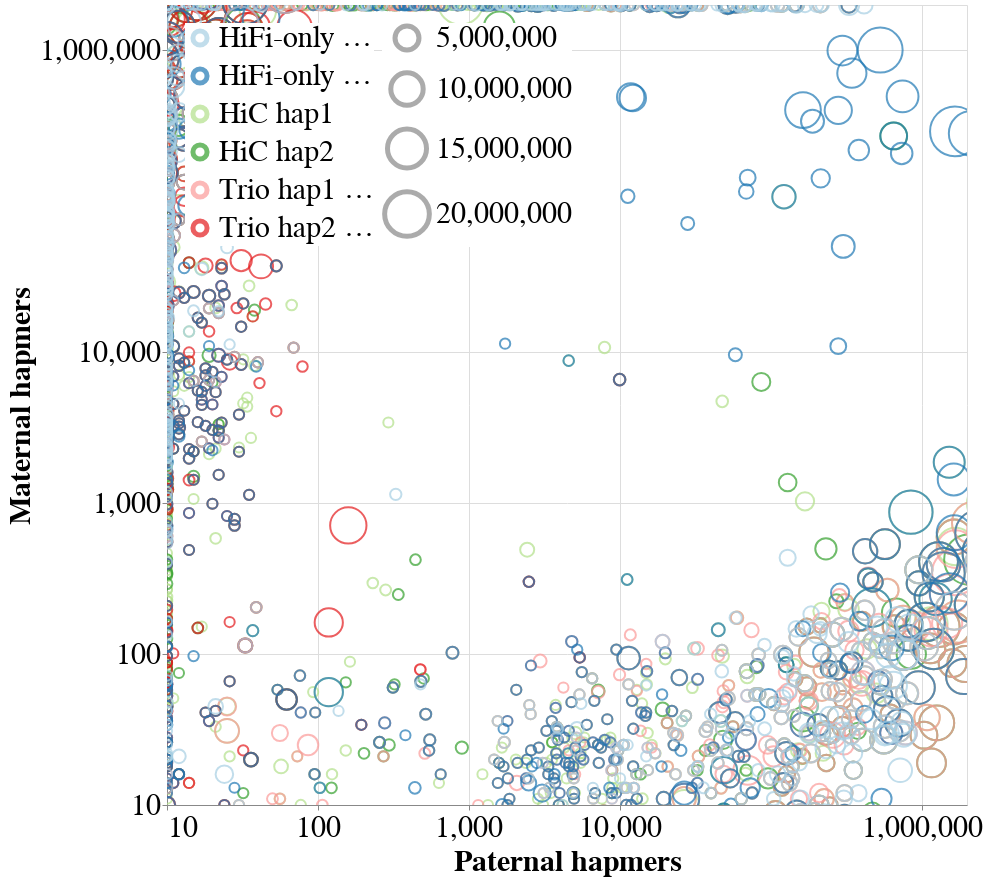

Write notebook code for a chart like this one.
### Code cell
panel_a = hapmer_graph(blob)
panel_a

### Figure 1 — Vega-Lite specification as saved in the notebook (floating-point values rounded to 4 significant figures; data arrays with more than 128 entries replaced by an {"elided": "..."} marker saying what was removed)
{"config": {"view": {"continuousWidth": 400, "continuousHeight": 300}, "axis": {"labelFont": "Arial", "labelFontSize": 30, "titleFont": "Arial", "titleFontSize": 30}, "legend": {"fillColor": "white", "labelFont": "Arial", "labelFontSize": 30, "orient": "top-left", "symbolSize": 200, "symbolStrokeWidth": 5, "title": null}}, "data": {"name": "data-11be5f34acf4f2e17fdfc3a783563de5"}, "mark": {"type": "point", "clip": true}, "encoding": {"color": {"field": "Assembly", "scale": {"domain": ["HiFi-only (alt)", "HiFi-only (pri)", "HiC hap1", "HiC hap2", "Trio hap1 (pat)", "Trio hap2 (mat)"], "range": ["#a6cee3", "#1f78b4", "#b2df8a", "#33a02c", "#fb9a99", "#e31a1c"]}, "type": "nominal"}, "size": {"field": "Size", "scale": {"domain": [10, 20000000], "range": [100, 2000]}, "type": "quantitative"}, "x": {"axis": {"values": [10, 100, 1000, 10000, 1000000]}, "field": "pat_hapmer", "scale": {"domain": [10, 2000000], "type": "log"}, "title": "Paternal hapmers", "type": "quantitative"}, "y": {"axis": {"values": [10, 100, 1000, 10000, 1000000]}, "field": "mat_hapmer", "scale": {"domain": [10, 2000000], "type": "log"}, "title": "Maternal hapmers", "type": "quantitative"}}, "height": 800, "width": 800, "$schema": "https://vega.github.io/schema/vega-lite/v4.17.0.json", "datasets": {"data-11be5f34acf4f2e17fdfc3a783563de5": {"elided": "4525 records"}}}
